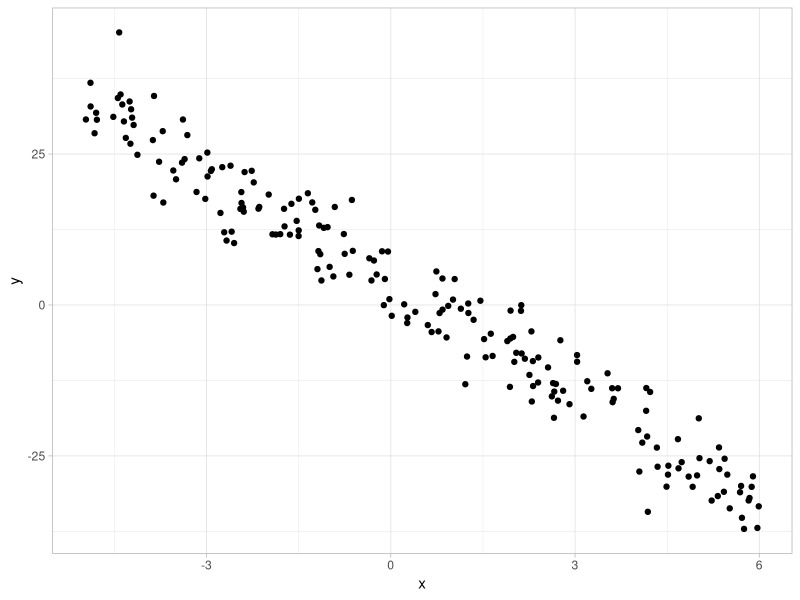

The R script that drew this image:
## ---- chunk 1
gen_dat <- function(n) {
  varianza <- 16
  x <- runif(n=n, min=-5, max=6)
  media <- 4 - 6 * x
  y <- rnorm(n=n, mean=media, sd=sqrt(varianza))
  marco_datos <- data.frame(y=y, x=x)
  return(marco_datos)
}
## ---- chunk 2
datos <- gen_dat(n=5)
datos
## ---- chunk 3
datos <- gen_dat(n=200)

library(ggplot2)
ggplot(datos, aes(x=x, y=y)) +
  geom_point() + theme_light()
## ---- chunk 4
mod <- lm(y ~ x, data=datos)
theta_hat <- c(coef(mod), sigma=summary(mod)$sigma)
theta_hat
## ---- chunk 5
datos <- cars[1:5, ]
mod <- lm(dist ~ speed, data=datos)
simulate(object=mod, nsim=1, seed=1234)
